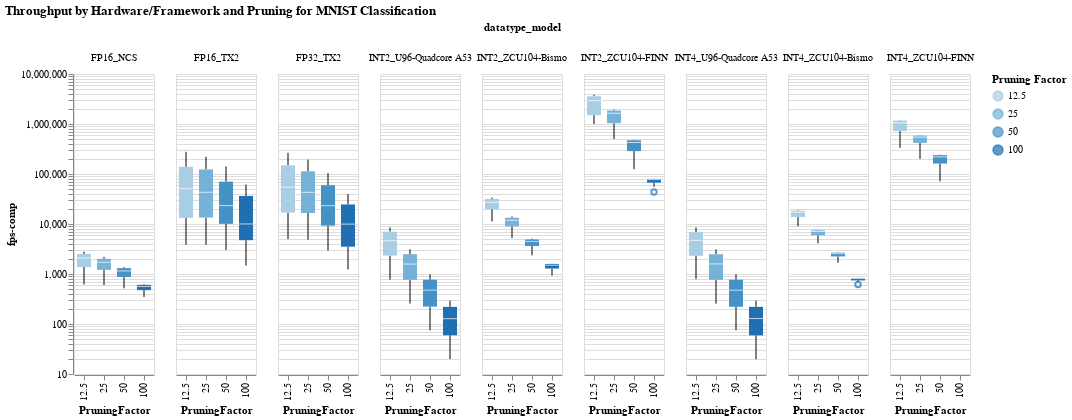

This figure's notebook cell:
### Code cell
#hide_input
#%run scripts/altair_plots.py  #run the plot script if it wasn't previously run
boxplot(df=mnist_df, xaxis='PruningFactor', yaxis="fps-comp", color_col= 'PruningFactor', facet_column='datatype_model' , title="Throughput by Hardware/Framework and Pruning for MNIST Classification")

### Figure 1 — Vega-Lite specification as saved in the notebook (floating-point values rounded to 4 significant figures; data arrays with more than 128 entries replaced by an {"elided": "..."} marker saying what was removed)
{"config": {"view": {"continuousWidth": 400, "continuousHeight": 300}}, "data": {"name": "data-4bd769fc07ec31f2fc2a2bda82a76e3c"}, "facet": {"column": {"type": "nominal", "field": "datatype_model"}}, "spec": {"mark": "boxplot", "encoding": {"color": {"type": "ordinal", "field": "PruningFactor", "title": "Pruning Factor"}, "x": {"type": "ordinal", "field": "PruningFactor"}, "y": {"type": "quantitative", "field": "fps-comp", "scale": {"type": "log"}, "title": "fps-comp"}}, "selection": {"selector009": {"type": "interval", "bind": "scales", "encodings": ["x", "y"]}}}, "title": "Throughput by Hardware/Framework and Pruning for MNIST Classification", "$schema": "https://vega.github.io/schema/vega-lite/v4.0.2.json", "datasets": {"data-4bd769fc07ec31f2fc2a2bda82a76e3c": {"elided": "278 records"}}}
